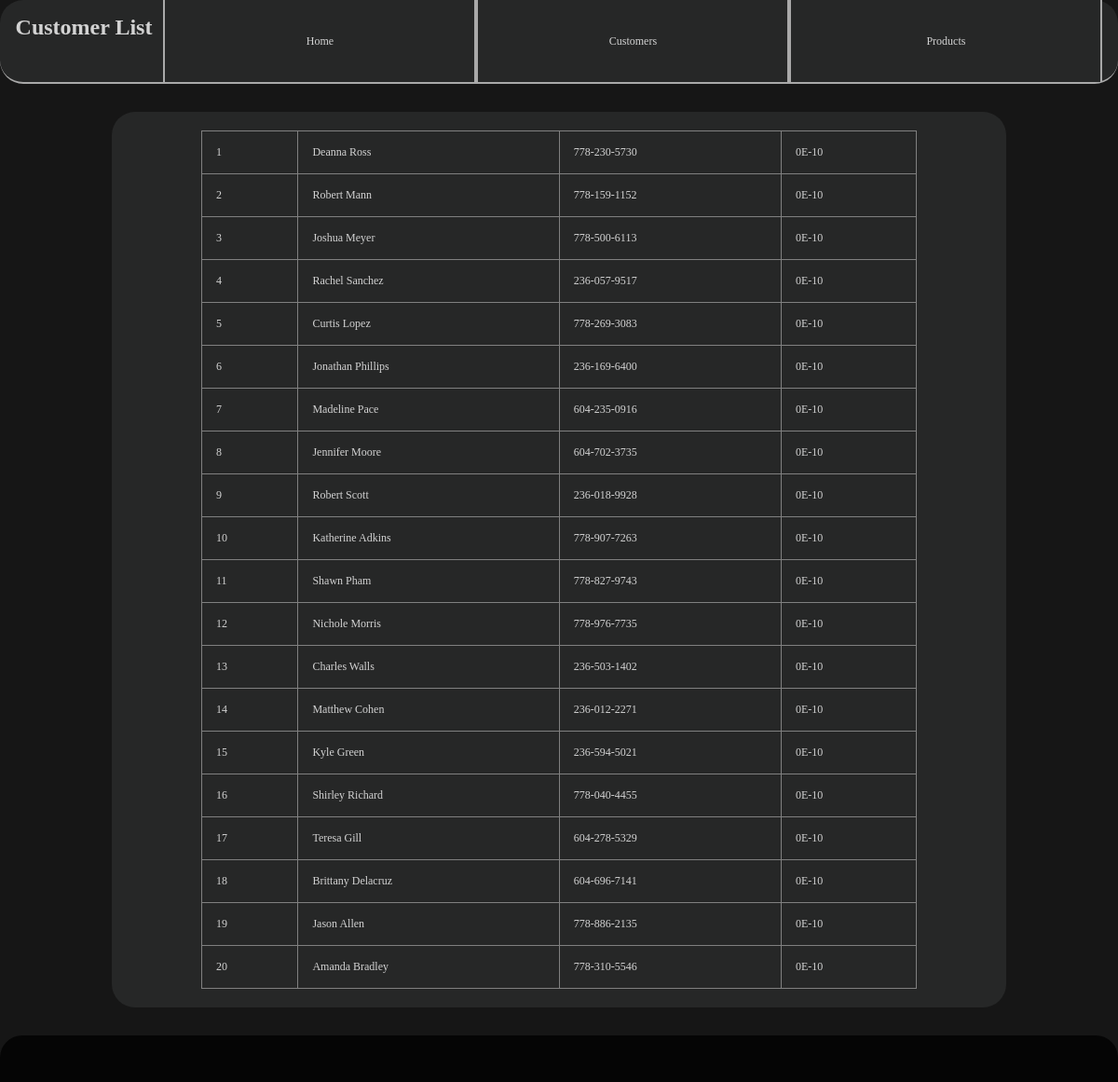
Page /customers on the committed database.
### models.py (models this page shows)
class Customer(db.Model):
    id = mapped_column(Integer, primary_key=True)
    name = mapped_column(String(200), nullable=False, unique=True)
    phone = mapped_column(String(20), nullable=False)
    balance = mapped_column(Numeric, nullable=False, default=0)
    orders = relationship("Order", back_populates="customer", cascade="all, delete-orphan")

### app.py (the view)
@app.route("/customers")
def customers():
    customers = Customer.query.all()  # get all customers from the database
    return render_template("customers.html", title="Customer List", customers=customers)

### templates/customers.html (shortened to what this page needs)
<!DOCTYPE html>
<html lang="en">
<head>
    <link rel="stylesheet" href="{{ url_for('static', filename='styles/style.css') }}">
</head>
<body>
    <header class="top_part">
        <h1 style="align-self: flex-start">Customer List</h1>
        <a href="{{ url_for('home') }}" class="button">Home</a>
        <a href="{{ url_for('customers') }}" class="button">Customers</a>
        <a href="{{ url_for('products') }}" class="button">Products</a>
    </header>
    <section class="main_section">
        <table>
            <tbody>
                {% for customer in customers %}
                <tr>
                    <td>{{ customer.id }}</td>
                    <td>{{ customer.name }}</td>
                    <td>{{ customer.phone }}</td>
                    <td>{{ customer.balance }}</td>
                </tr>
                {% endfor %}
            </tbody>
        </table>
    </section>
    <footer>
    </footer>
</body>
</html>

### static/styles/style.css (style rules this page uses)
body { margin: 0; background-color: #161616; color: lightgray; }
table { font-size: 12px; margin-top: 20px; margin-bottom: 20px; width: 80%; height: 100%; border-collapse: collapse; max-height: 65vh; overflow-y: auto; }
th, td { border: 1px solid grey; padding: 15px; }
.top_part { position: fixed; top: 0; display: flex; justify-content: center; margin: 0 auto; width: 100%; background-color: #262727; border-radius: 25px; min-width: 360px; border-bottom: 2px solid darkgray; }
.main_section { display: flex; flex-direction: column; align-items: center; margin: 0 auto; margin-top: 10vw; margin-bottom: 30px; width: 80%; background-color: #262727; border-radius: 25px; min-width: 360px; max-width: 1080px; height: auto; }
h1 { margin-right: 1vw; font-size: 2vw; }
footer { display: flex; justify-content: center; text-align: center; border-top-right-radius: 24px; border-top-left-radius: 24px; background-color: #050505; width: 100%; height: 50px; margin-top: 30px; }
a.button { color: lightgrey; width: 25%; font-size: 1vw; text-decoration: none; display: inline-block; background-color: #262727; border-left: 2px solid darkgray; border-right: 2px solid darkgray; padding: 8px 16px; text-align: center; line-height: 6; }

### rows in the picture
Customer: id "1", name "Deanna Ross", phone "778-230-5730", balance "0E-10"
Customer: id "2", name "Robert Mann", phone "778-159-1152", balance "0E-10"
Customer: id "3", name "Joshua Meyer", phone "778-500-6113", balance "0E-10"
Customer: id "4", name "Rachel Sanchez", phone "236-057-9517", balance "0E-10"
Customer: id "5", name "Curtis Lopez", phone "778-269-3083", balance "0E-10"
Customer: id "6", name "Jonathan Phillips", phone "236-169-6400", balance "0E-10"
Customer: id "7", name "Madeline Pace", phone "604-235-0916", balance "0E-10"
Customer: id "8", name "Jennifer Moore", phone "604-702-3735", balance "0E-10"
Customer: id "9", name "Robert Scott", phone "236-018-9928", balance "0E-10"
Customer: id "10", name "Katherine Adkins", phone "778-907-7263", balance "0E-10"
Customer: id "11", name "Shawn Pham", phone "778-827-9743", balance "0E-10"
Customer: id "12", name "Nichole Morris", phone "778-976-7735", balance "0E-10"
Customer: id "13", name "Charles Walls", phone "236-503-1402", balance "0E-10"
Customer: id "14", name "Matthew Cohen", phone "236-012-2271", balance "0E-10"
Customer: id "15", name "Kyle Green", phone "236-594-5021", balance "0E-10"
Customer: id "16", name "Shirley Richard", phone "778-040-4455", balance "0E-10"
Customer: id "17", name "Teresa Gill", phone "604-278-5329", balance "0E-10"
Customer: id "18", name "Brittany Delacruz", phone "604-696-7141", balance "0E-10"
Customer: id "19", name "Jason Allen", phone "778-886-2135", balance "0E-10"
Customer: id "20", name "Amanda Bradley", phone "778-310-5546", balance "0E-10"
